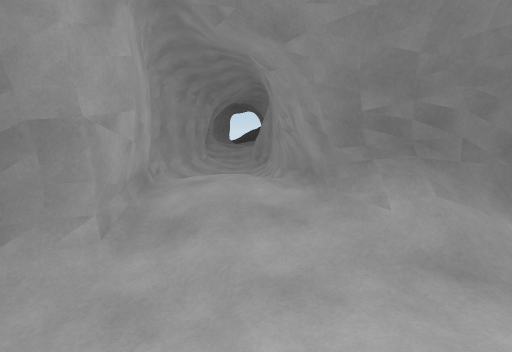
View 1 (above)

19 first-person views from a walk through a scene from a Unity 3-D project. The camera is 1.5 m above the floor, tilts 10° down and sees 90° across. The floor is counted in squares, 1 m on a side. Each view is taken from the middle of a square. On the plan, view 1 faces up. The plan holds only what a view shows up to about 13 squares ahead; the rest is blank. The place goes on beyond the plan.

View 2
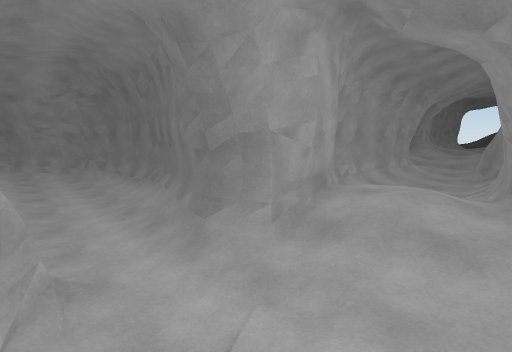

View 3
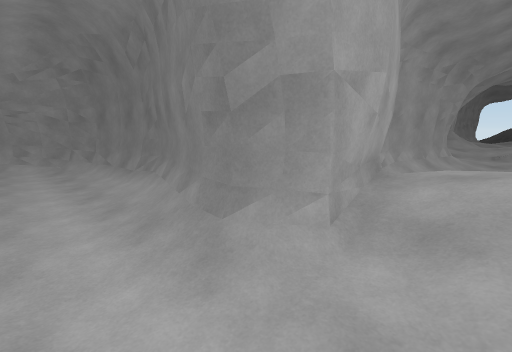

View 4
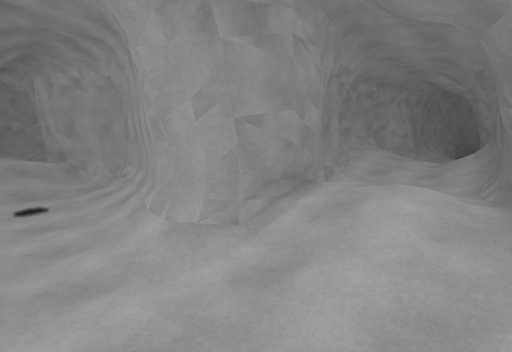

View 5
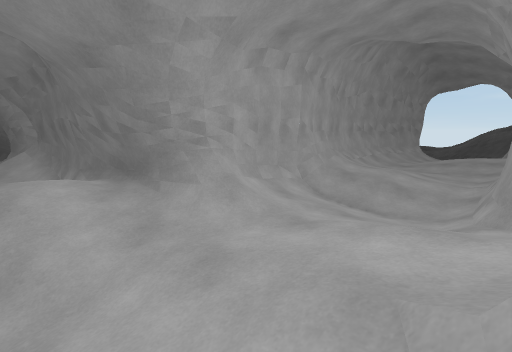

View 6
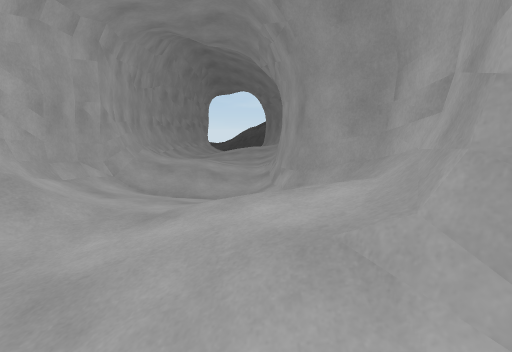

View 7
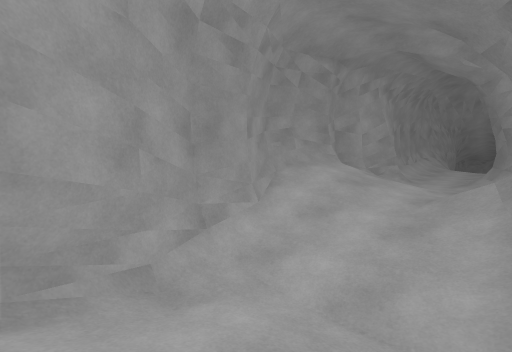

View 8
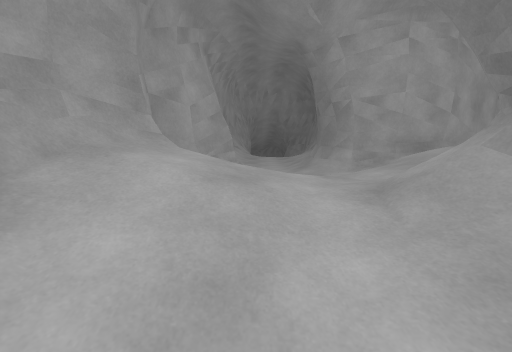

View 9
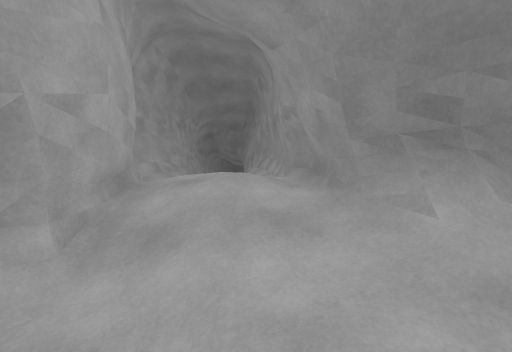

View 10
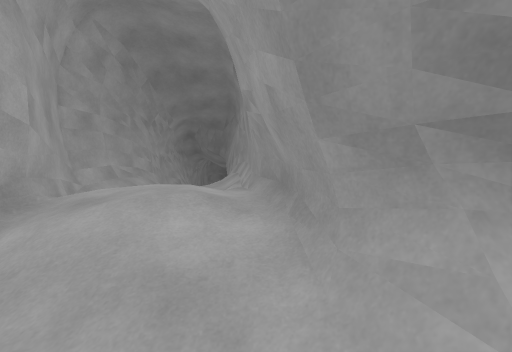

View 11
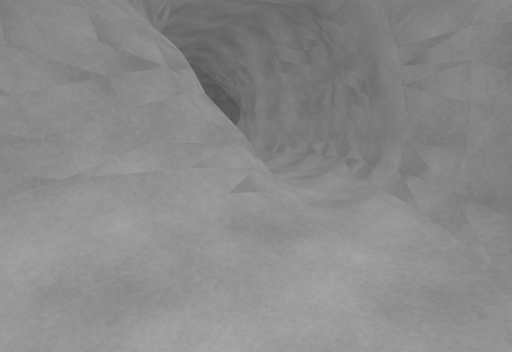

View 12
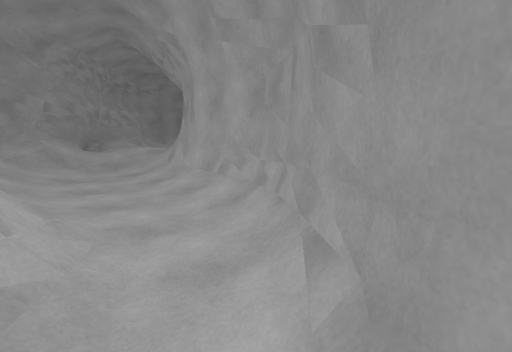

View 13
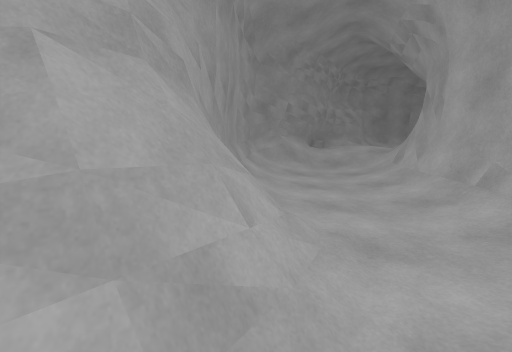

View 14
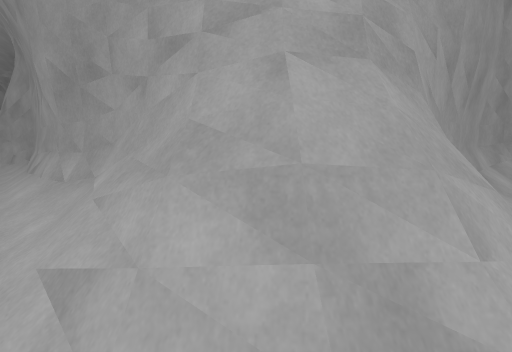

View 15
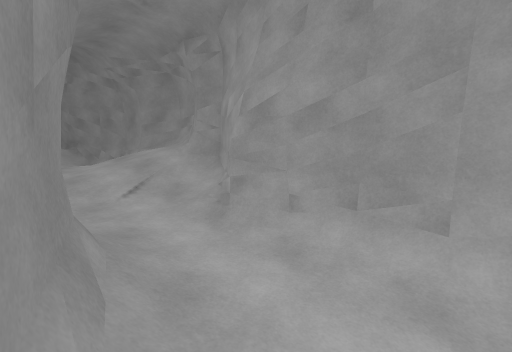

View 16
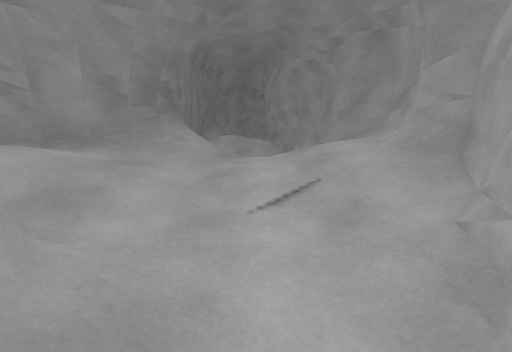

View 17
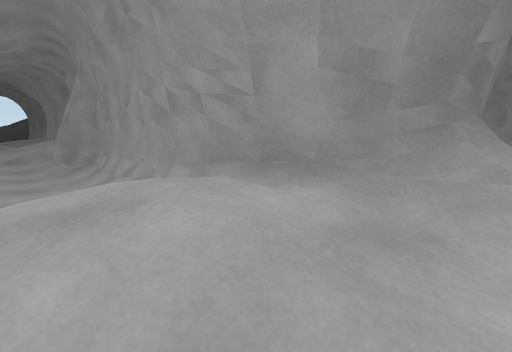

View 18
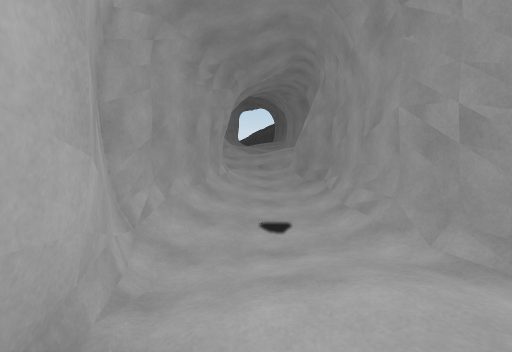

View 19
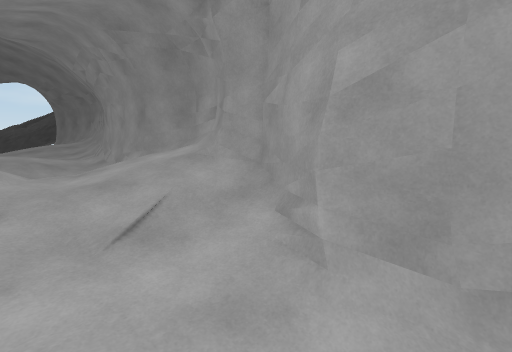

### Floor plan
Key: @ floor where view 1 was taken; # wall or solid block; . main floor; : floor 0.25 m higher than the main floor; + floor 0.5 m higher than the main floor; * floor 0.75 m higher than the main floor; % floor 1 m higher than the main floor; & floor 1.25 m higher than the main floor; $ floor 1.5 m higher than the main floor; / step, stairs or slope; = window, fence, low wall or low ledge; O other object.
Columns run from 24 left of view 1 to 5 right of it. Each row starts with its distance up from view 1.
 33   #   #           #=***++
 32  ##  /##          ##/**++#
 31  #/  ./#           #/*//:#
 30  #/   /#           #/////#
 29  #/   /#           #//../#
 28  ##   /#           #//::/#
 27   #    #           #/+++/##
 26   ##///#           ##/+/ /#
 25    #%&&#            #/*///#
 24    #//&##         ###/*%&$#
 23    #//%%# #########%/**///#
 22  ###+/*/###//// /&&%*+////#
 21 ////:/+*///+/./ /&////////#
 20 ...:: /***++:.///%//+:::/##
 19 ...:  //%//+:../#####/::##
 18    #/  /&/////###   #/..##
 17    ##/ /$//####     #/../#
 16     ########        #/../#
 15                    ##/../#
 14                    #/.../#
 13                    #/.../#
 12                    #/..//#
 11                    #/..//#
 10                    ##.///#
  9                     #////#
  8                     ##///#
  7                      #%&&#
  6                      #//&##
  5          #########   #//%%# ##
  4        ###///////#####+/*/###/
  3       ##/......../////:/+*///
  2      ##/.............:://***
  1     ##/..............::///%/
  0    ##/./////////////##//@/&/
 -1   ##/./===#############///$ /#
 -2   #/./######          ########
 -3  ##/./##
 -4  #/../=#
 -5  #/.../#
 -6  #/.../#
 -7  #/.../#
 -8  #/.../#
 -9 ##..../#
-10 #/.../##
-11 ///./O#
-12 *///O##
-13  ***##
-14    ##

Positions as (right, up) in squares from view 1, and headings:
1: (0, 0), facing up
2: (1, 0), facing up-left
3: (-1, 1), facing up-left
4: (-1, 23), facing down-left
5: (1, 21), facing up-left
6: (0, 21), facing up
7: (-8, 22), facing down-left
8: (-12, 19), facing left
9: (-18, 19), facing up
10: (-17, 21), facing up
11: (-13, 3), facing down-left
12: (-18, 1), facing down-left
13: (-18, 0), facing down
14: (-18, 0), facing down-right
15: (-8, 4), facing down-right
16: (-5, 2), facing right
17: (-2, 4), facing up-right
18: (-2, 6), facing up
19: (-3, 17), facing up-right
